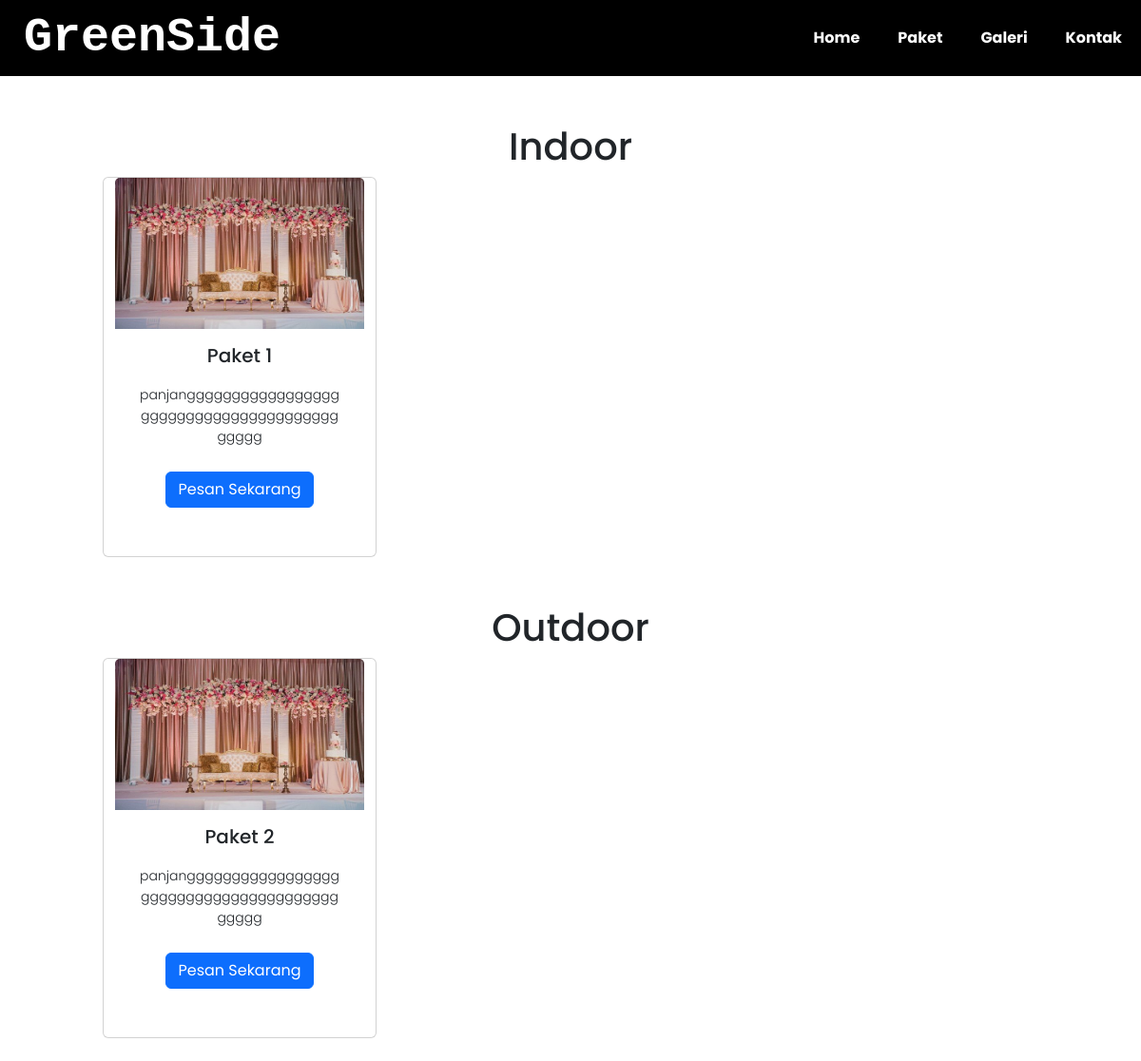
/index.php/paket, run on the app's committed database.
### tables this page shows
CREATE TABLE `paket` (
  `IdPaket` int(5) NOT NULL,
  `nama_kendaraan` varchar(50) NOT NULL,
  `jumlah_kendaraan` int(5) NOT NULL,
  `tempat` varchar(50) NOT NULL,
  `jumlah_pengunjung` int(5) NOT NULL,
  `jumlah_mc` int(5) NOT NULL,
  `nama_hiburan` varchar(50) NOT NULL,
  `nama_dekorasi` varchar(50) NOT NULL,
  `nama_makeup` varchar(50) NOT NULL,
  `namapaket` varchar(50) NOT NULL,
  `deskripsi` varchar(50) NOT NULL,
  `harga` int(50) NOT NULL,
  `keterangan` enum('indoor','outdoor') NOT NULL
);

### application/controllers/Paket.php (called while the page is built, shortened)
<?php
class Paket extends CI_Controller
{
    function __construct()
    {
        $this->load->model('Paket_model');
    }
    public function index()
    {
        $data['indoorPaket'] = $this->Paket_model->getIndoorPaket();
        $data['outdoorPaket'] = $this->Paket_model->getOutdoorPaket();
        $data['paket'] = $this->Paket_model->getpaket()->result();
        $this->load->view('Paket.php', $data);
    }
}

### index.php (called while the page is built, shortened)
<?php
require_once BASEPATH.'core/CodeIgniter.php';

### application/models/Paket_model.php (called while the page is built, shortened)
<?php
class Paket_model extends CI_Model
{
    public function getIndoorPaket()
    {
        $this->db->where('keterangan', 'Indoor');
        return $this->db->get('paket')->result();
    }
    public function getOutdoorPaket()
    {
        $this->db->where('keterangan', 'Outdoor');
        return $this->db->get('paket')->result();
    }
}

### application/views/Paket.php (the view, shortened to what this page needs)
<!DOCTYPE html>
<html lang="en">
<head>
    <link rel="stylesheet" href="<?php echo base_url('asset/css/global.css') ?>">
    <link rel="stylesheet" href="https://cdn.jsdelivr.net/npm/@fortawesome/fontawesome-free@5.15.4/css/fontawesome.min.css">
    <link rel="stylesheet" href="	https://cdn.jsdelivr.net/npm/bootstrap@5.3.2/dist/css/bootstrap.min.css">
    <link href="../assets/dist/css/bootstrap.min.css" rel="stylesheet">
    <section class="sticky-top">
        <nav>
            <div class="wrapper">
                <div class="logo">
                    <a href="">GreenSide</a>
                </div>
                <div class="menu">
                    <ul>
                        <li><a href="<?php echo base_url('index.php/Home') ?>" class="tbl-biru">Home</a></li>
                        <li><a href="<?php echo base_url('index.php/Paket') ?>" class="tbl-biru">Paket</a></li>
                        <li><a href="<?php echo base_url('index.php/Home/Gallery') ?>" class="tbl-biru">Galeri</a></li>
                        <li><a href="<?php echo base_url('index.php/Home/Kontak') ?>" class="tbl-biru">Kontak</a></li>
                    </ul>
                </div>
            </div>
        </nav>
    </section>
</head>
<body>
    <section class="paket" id="paket">
        <h1>Indoor</h1>
        <div class="row">
            <?php foreach ($indoorPaket as $item) { ?>
                <div class="card" style="width: 18rem; height:25rem;">
                    <img src="<?php echo base_url('asset/photo/paket1.jpg') ?>" class="card-img-top" style="height:40%" alt="...">
                    <div class="card-body">
                        <h5 class="card-title"><?php echo $item->namapaket; ?></h5>
                        <p class="card-text text-dark"><?php echo $item->deskripsi; ?></p>
                        <a href="<?php echo base_url('index.php/Paket/Detail/' . $item->IdPaket) ?>" class="btn btn-primary">Pesan Sekarang</a>
                    </div>
                </div>
            <?php } ?>
        </div>
    </section>
    <section class="paket" id="paket">
        <h1>Outdoor</h1>
        <div class="row">
            <?php foreach ($outdoorPaket as $item) { ?>
                <div class="card" style="width: 18rem; height:25rem;">
                    <img src="<?php echo base_url('asset/photo/paket1.jpg') ?>" class="card-img-top" style="height:40%" alt="...">
                    <div class="card-body">
                        <h5 class="card-title"><?php echo $item->namapaket; ?></h5>
                        <p class="card-text text-dark"><?php echo $item->deskripsi; ?></p>
                        <a href="<?php echo base_url('index.php/Paket/Detail/' . $item->IdPaket) ?>" class="btn btn-primary">Pesan Sekarang</a>
                    </div>
                </div>
            <?php } ?>
        </div>
    </section>
    <br>
</body>
</html>

### asset/css/global.css (style rules this page uses)
* { margin: 0; padding: 0; font-family: "Poppins", sans-serif; }
.wrapper { width: 15000px; margin: auto; position: static; background-color: black; }
.logo a { font-size: 50px; font-weight: 800; font-family: "Courier New", Courier; color: rgb(255, 255, 255); float: left; padding-left: 25px; }
.menu { float: right; display: flex; justify-content: space-between; align-items: center; }
nav { width: 100%; margin: auto; display: flex; line-height: 80px; position: sticky; top: 0; }
nav ul { list-style-type: none; margin: 0; padding: 0; overflow: hidden; }
nav ul li { float: left; }
nav ul li a { color: white; font-weight: bold; text-align: center; padding: 0px 20px 0px 20px; text-decoration: none; }
h1 { font-size: 36px; font-weight: 600; }
p { color: #696969; font-size: 14px; font-weight: 300; line-height: 22px; padding: 10px; }
.row { margin-top: 5%; display: flex; justify-content: space-between; }
.paket { width: 80%; margin: auto; text-align: center; padding-top: 50px; }
.wrapper .logo a { text-decoration: none; }
.card p { color:rgb(255, 255, 255); }

### data on the page
paket: namapaket "Paket 1", deskripsi "panjangggggggggggggggggggggggggggggggggggggggggggg"
paket: namapaket "Paket 2", deskripsi "panjangggggggggggggggggggggggggggggggggggggggggggg"
